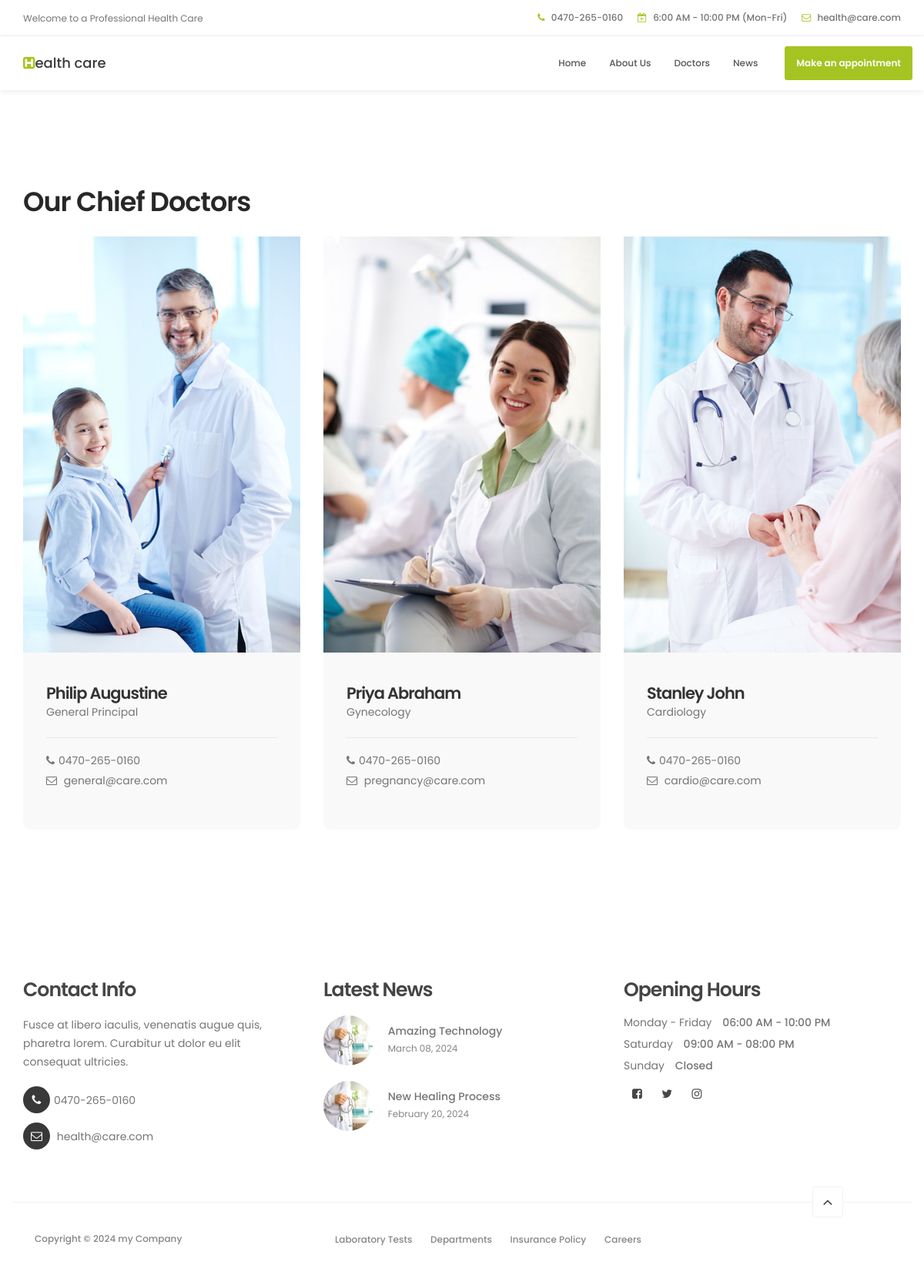
The app's page /team with its own data.
### healthapp/models.py (models this page shows, shortened)
class Department(models.Model):
    name = models.CharField(max_length=20)
    title = models.CharField(max_length=200)
    image = models.ImageField(upload_to='media/')
    phone = models.CharField(max_length=20)
    email = models.EmailField(max_length=255)

### healthapp/views.py (the view)
# urls.py: path('team', views.team_view, name='team'),
def team_view(request):
    department = Department.objects.all()
    return render(request, 'team.html', {"department": department})

### templates/team.html
 {% extends 'base.html' %}
{% block content %}
    {% include 'team_details.html' %}
{% endblock %}

### templates/base.html (shortened to what this page needs)
<!DOCTYPE html>
{% load static %}
<html lang="en">
<head>
     <link rel="stylesheet" href="{% static 'css/bootstrap.min.css' %}">
     <link rel="stylesheet" href="{% static 'css/font-awesome.min.css' %}">
     <link rel="stylesheet" href="{% static 'css/animate.css' %}">
     <link rel="stylesheet" href="{% static 'css/owl.carousel.css' %}">
     <link rel="stylesheet" href="{% static 'css/owl.theme.default.min.css' %}">
     <link rel="stylesheet" href="{% static 'css/tooplate-style.css' %}">
</head>
<body id="top" data-spy="scroll" data-target=".navbar-collapse" data-offset="50">
     <header>
          <div class="container">
               <div class="row">
                    <div class="col-md-4 col-sm-5">
                         <p>Welcome to a Professional Health Care</p>
                    </div>
                    <div class="col-md-8 col-sm-7 text-align-right">
                         <span class="phone-icon"><i class="fa fa-phone"></i> 0470-265-0160</span>
                         <span class="date-icon"><i class="fa fa-calendar-plus-o"></i> 6:00 AM - 10:00 PM (Mon-Fri)</span>
                         <span class="email-icon"><i class="fa fa-envelope-o"></i> <a href="#">health@care.com</a></span>
                    </div>
               </div>
          </div>
     </header>
     <section class="navbar navbar-default navbar-static-top" role="navigation">
          <div class="container">
               <div class="navbar-header">
                    <a href="/" class="navbar-brand"><i class="fa fa-h-square"></i>ealth care</a>
               </div>
               <div class="collapse navbar-collapse">
                    <ul class="nav navbar-nav navbar-right">
                         <li><a href="/" class="smoothScroll">Home</a></li>
                         <li><a href="about" class="smoothScroll">About Us</a></li>
                         <li><a href="team" class="smoothScroll">Doctors</a></li>
                         <li><a href="news" class="smoothScroll">News</a></li>
                         <li class="appointment-btn"><a href="appointment">Make an appointment</a></li>
                    </ul>
               </div>
          </div>
     </section>
  {% block content %}
  {% endblock content %}
    {% include 'footer.html' %}
</body>
</html>

### templates/team_details.html (shortened to what this page needs)
<!DOCTYPE html>
{% load static %}
<html lang="en">
<head>
</head>
<body>
     <section id="team" data-stellar-background-ratio="1">
        <div class="container">
             <div class="row">
                  <div class="col-md-6 col-sm-6">
                       <div class="about-info">
                            <h2 class="wow fadeInUp" data-wow-delay="0.1s">Our Chief Doctors</h2>
                       </div>
                  </div>
                  <div class="clearfix"></div>
                  {% for dep in department %}
                  <div class="col-md-4 col-sm-6">
                       <div class="team-thumb wow fadeInUp" data-wow-delay="0.2s">
                            <img src="{{ dep.image.url }}" class="img-responsive" alt="">
                                 <div class="team-info">
                                      <h3>{{dep.name}}</h3>
                                      <p>{{dep.title}}</p>
                                      <div class="team-contact-info">
                                           <p><i class="fa fa-phone"></i>{{dep.phone}}</p>
                                           <p><i class="fa fa-envelope-o"></i> <a href="#">{{dep.email}}</a></p>
                                      </div>
                                 </div>
                       </div>
                  </div>
                  {% endfor %}
             </div>
        </div>
   </section>
</body>
</html>

### templates/footer.html (shortened to what this page needs)
<!DOCTYPE html>
{% load static %}
<html lang="en">
<head>
</head>
<body>
<footer data-stellar-background-ratio="5">
          <div class="container">
               <div class="row">
                    <div class="col-md-4 col-sm-4">
                         <div class="footer-thumb">
                              <h4 class="wow fadeInUp" data-wow-delay="0.4s">Contact Info</h4>
                              <p>Fusce at libero iaculis, venenatis augue quis, pharetra lorem. Curabitur ut dolor eu elit consequat ultricies.</p>
                              <div class="contact-info">
                                   <p><i class="fa fa-phone"></i>0470-265-0160</p>
                                   <p><i class="fa fa-envelope-o"></i> <a href="#">health@care.com</a></p>
                              </div>
                         </div>
                    </div>
                    <div class="col-md-4 col-sm-4">
                         <div class="footer-thumb">
                              <h4 class="wow fadeInUp" data-wow-delay="0.4s">Latest News</h4>
                              <div class="latest-stories">
                                   <div class="stories-image">
                                        <a href="#"><img src="{% static 'images/news-image.jpg' %}" class="img-responsive" alt=""></a>
                                   </div>
                                   <div class="stories-info">
                                        <a href="#"><h5>Amazing Technology</h5></a>
                                        <span>March 08, 2024</span>
                                   </div>
                              </div>
                              <div class="latest-stories">
                                   <div class="stories-image">
                                        <a href="#"><img src="{% static 'images/news-image.jpg' %}" class="img-responsive" alt=""></a>
                                   </div>
                                   <div class="stories-info">
                                        <a href="#"><h5>New Healing Process</h5></a>
                                        <span>February 20, 2024</span>
                                   </div>
                              </div>
                         </div>
                    </div>
                    <div class="col-md-4 col-sm-4">
                         <div class="footer-thumb">
                              <div class="opening-hours">
                                   <h4 class="wow fadeInUp" data-wow-delay="0.4s">Opening Hours</h4>
                                   <p>Monday - Friday <span>06:00 AM - 10:00 PM</span></p>
                                   <p>Saturday <span>09:00 AM - 08:00 PM</span></p>
                                   <p>Sunday <span>Closed</span></p>
                              </div>
                              <ul class="social-icon">
                                   <li><a href="#" class="fa fa-facebook-square" attr="facebook icon"></a></li>
                                   <li><a href="#" class="fa fa-twitter"></a></li>
                                   <li><a href="#" class="fa fa-instagram"></a></li>
                              </ul>
                         </div>
                    </div>
                    <div class="col-md-12 col-sm-12 border-top">
                         <div class="col-md-4 col-sm-6">
                              <div class="copyright-text">
                                   <p>Copyright &copy; 2024 my Company</p>
                              </div>
                         </div>
                         <div class="col-md-6 col-sm-6">
                              <div class="footer-link">
                                   <a href="#">Laboratory Tests</a>
                                   <a href="#">Departments</a>
                                   <a href="#">Insurance Policy</a>
                                   <a href="#">Careers</a>
                              </div>
                         </div>
                         <div class="col-md-2 col-sm-2 text-align-center">
                              <div class="angle-up-btn">
                                  <a href="#top" class="smoothScroll wow fadeInUp" data-wow-delay="1.2s"><i class="fa fa-angle-up"></i></a>
                              </div>
                         </div>
                    </div>
               </div>
          </div>
     </footer>
</body>

### records on screen
Department: image (picture), name "Philip Augustine", title "General Principal", phone "0470-265-0160", email "general@care.com"
Department: image (picture), name "Priya Abraham", title "Gynecology", phone "0470-265-0160", email "pregnancy@care.com"
Department: image (picture), name "Stanley John", title "Cardiology", phone "0470-265-0160", email "cardio@care.com"
